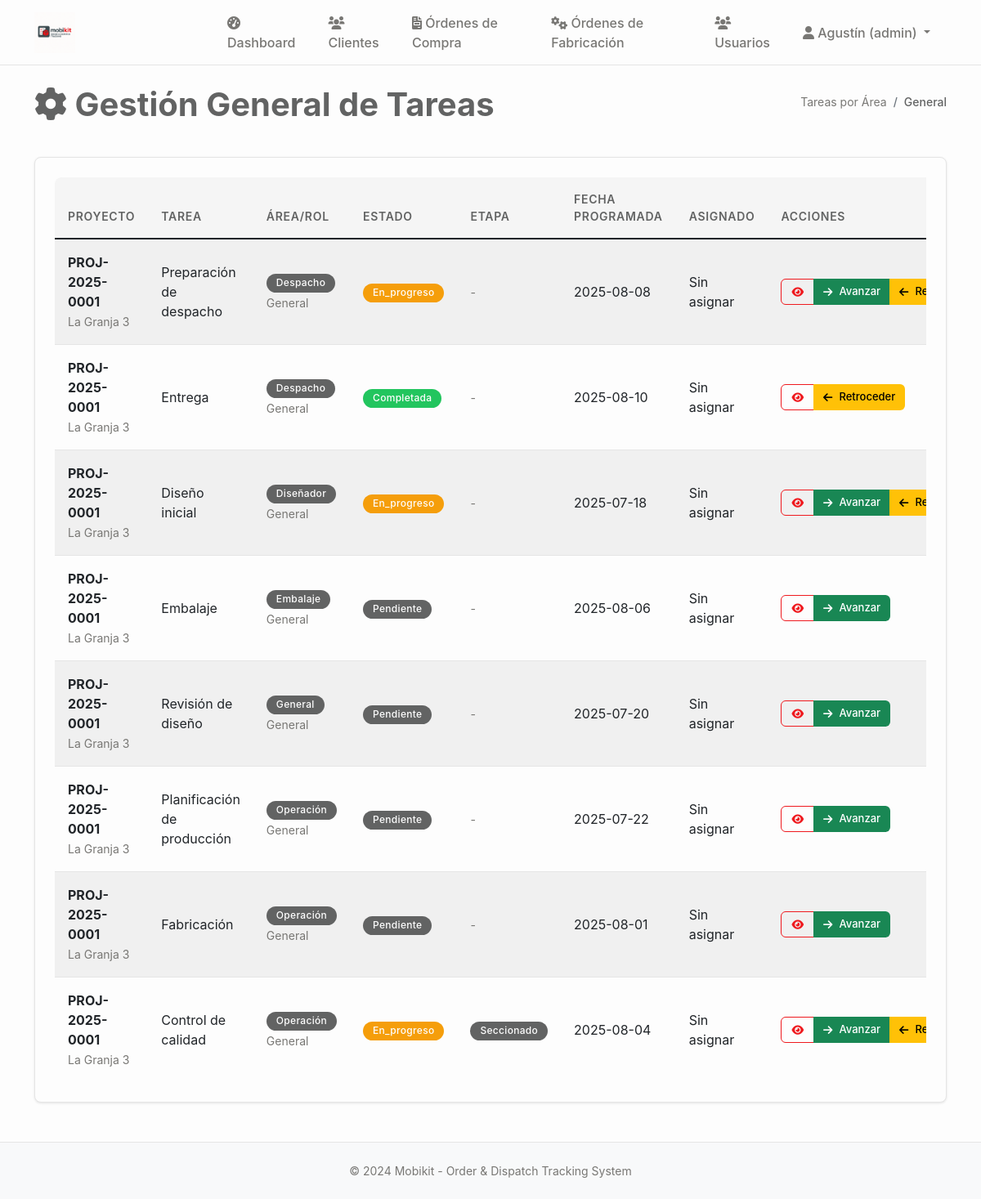
The page /tareas/general (signed in) on the database its author committed.
### tables this page shows
CREATE TABLE tareas (
    id INTEGER PRIMARY KEY AUTOINCREMENT,
    proyecto_id INTEGER NOT NULL,
    codigo TEXT, -- Código de tarea opcional
    titulo TEXT NOT NULL,
    descripcion TEXT,
    tipo TEXT DEFAULT 'general' CHECK (tipo IN ('diseño', 'fabricación', 'control_calidad', 'embalaje', 'despacho', 'general')),
    rol_asignado TEXT NOT NULL,
    usuario_asignado_id INTEGER,
    area_id INTEGER,
    estado TEXT DEFAULT 'pendiente' CHECK (estado IN ('pendiente', 'en_progreso', 'pausada', 'completada', 'cancelada')),
    prioridad TEXT DEFAULT 'media' CHECK (prioridad IN ('baja', 'media', 'alta', 'urgente')),
    fecha_programada DATE,
    fecha_inicio TIMESTAMP,
    fecha_completada TIMESTAMP,
    tiempo_estimado INTEGER, -- En horas
    tiempo_real INTEGER, -- En horas
    dependencias TEXT, -- JSON con IDs de tareas dependientes
    observaciones TEXT,
    created_at TIMESTAMP DEFAULT CURRENT_TIMESTAMP,
    updated_at TIMESTAMP DEFAULT CURRENT_TIMESTAMP, etapa_fabricacion TEXT 
                CHECK (etapa_fabricacion IN ('seccionado', 'enchapado', 'mecanizado', 'fabricacion_completo')),
    FOREIGN KEY (proyecto_id) REFERENCES proyectos (id),
    FOREIGN KEY (usuario_asignado_id) REFERENCES usuarios (id),
    FOREIGN KEY (area_id) REFERENCES areas (id)
);

CREATE TABLE proyectos (
    id INTEGER PRIMARY KEY AUTOINCREMENT,
    codigo TEXT UNIQUE NOT NULL, -- Código único del proyecto
    nombre TEXT NOT NULL,
    cliente_id INTEGER NOT NULL,
    descripcion TEXT,
    estado TEXT DEFAULT 'diseño' CHECK (estado IN ('diseño', 'aprobado', 'producción', 'embalaje', 'despacho', 'entregado', 'cancelado')),
    prioridad TEXT DEFAULT 'media' CHECK (prioridad IN ('baja', 'media', 'alta', 'urgente')),
    fecha_inicio DATE,
    fecha_entrega DATE,
    fecha_entrega_real DATE,
    diseñador_id INTEGER,
    supervisor_id INTEGER,
    presupuesto DECIMAL(12,2),
    costo_real DECIMAL(12,2),
    observaciones TEXT,
    created_at TIMESTAMP DEFAULT CURRENT_TIMESTAMP,
    updated_at TIMESTAMP DEFAULT CURRENT_TIMESTAMP,
    FOREIGN KEY (cliente_id) REFERENCES clientes (id),
    FOREIGN KEY (diseñador_id) REFERENCES usuarios (id),
    FOREIGN KEY (supervisor_id) REFERENCES usuarios (id)
);

### main.py (the view)
@app.route('/tareas/general')
@login_required
@role_required(['admin', 'general'])
def tareas_general():
    conn = sqlite3.connect('mobikit.db')
    cursor = conn.cursor()
    cursor.execute('''
        SELECT t.id, t.titulo, p.nombre as proyecto, p.codigo, t.estado,
               t.fecha_programada, t.descripcion, u.nombre as asignado,
               t.rol_asignado, t.tipo, t.etapa_fabricacion, t.created_at
        FROM tareas t
        JOIN proyectos p ON t.proyecto_id = p.id
        LEFT JOIN usuarios u ON t.usuario_asignado_id = u.id
        ORDER BY
            t.rol_asignado,
            CASE t.estado
                WHEN 'pendiente' THEN 1
                WHEN 'en_progreso' THEN 2
                WHEN 'completada' THEN 3
            END,
            t.fecha_programada ASC
    ''')
    tareas_list = cursor.fetchall()
    conn.close()
    return render_template('tareas_general.html', tareas=tareas_list)

### main.py (called while the page is built)
def login_required(f):
    @wraps(f)
    def decorated_function(*args, **kwargs):
        if 'user_id' not in session:
            return redirect(url_for('login'))
        return f(*args, **kwargs)
    return decorated_function

def role_required(roles):
    def decorator(f):
        @wraps(f)
        def decorated_function(*args, **kwargs):
            if 'user_role' not in session or session['user_role'] not in roles:
                flash('No tienes permisos para acceder a esta página', 'error')
                return redirect(url_for('dashboard'))
            return f(*args, **kwargs)
        return decorated_function
    return decorator

### templates/tareas_general.html (shortened to what this page needs)
{% extends "base.html" %}
{% block content %}
<div class="d-flex justify-content-between align-items-center mb-4">
    <h1><i class="fas fa-cog"></i> Gestión General de Tareas</h1>
    <nav aria-label="breadcrumb">
        <ol class="breadcrumb">
            <li class="breadcrumb-item"><a href="{{ url_for('tareas_area') }}">Tareas por Área</a></li>
            <li class="breadcrumb-item active">General</li>
        </ol>
    </nav>
</div>
<div class="card">
    <div class="card-body">
        {% if tareas %}
        <div class="table-responsive">
            <table class="table table-striped">
                <thead>
                    <tr>
                        <th>Proyecto</th>
                        <th>Tarea</th>
                        <th>Área/Rol</th>
                        <th>Estado</th>
                        <th>Etapa</th>
                        <th>Fecha Programada</th>
                        <th>Asignado</th>
                        <th>Acciones</th>
                    </tr>
                </thead>
                <tbody>
                    {% for tarea in tareas %}
                    <tr>
                        <td>
                            <strong>{{ tarea[3] }}</strong><br>
                            <small class="text-muted">{{ tarea[2] }}</small>
                        </td>
                        <td>{{ tarea[1] }}</td>
                        <td>
                            <span class="badge bg-secondary">{{ tarea[8]|title }}</span>
                            {% if tarea[9] %}
                            <br><small class="text-muted">{{ tarea[9]|title }}</small>
                            {% endif %}
                        </td>
                        <td>
                            <span class="badge bg-{{ 'success' if tarea[4] == 'completada' else 'warning' if tarea[4] == 'en_progreso' else 'secondary' }}">
                                {{ tarea[4]|title }}
                            </span>
                        </td>
                        <td>
                            {% if tarea[10] %}
                            <span class="badge bg-info">{{ tarea[10]|title|replace('_', ' ') }}</span>
                            {% else %}
                            <small class="text-muted">-</small>
                            {% endif %}
                        </td>
                        <td>{{ tarea[5] if tarea[5] else 'Sin fecha' }}</td>
                        <td>{{ tarea[7] if tarea[7] else 'Sin asignar' }}</td>
                        <td>
                            <div class="btn-group" role="group">
                                <a href="{{ url_for('tarea_detalle', tarea_id=tarea[0]) }}" class="btn btn-sm btn-outline-primary">
                                    <i class="fas fa-eye"></i>
                                </a>
                                {% if tarea[4] != 'completada' %}
                                <button class="btn btn-sm btn-success" onclick="avanzarTarea({{ tarea[0] }})">
                                    <i class="fas fa-arrow-right"></i> Avanzar
                                </button>
                                {% endif %}
                                {% if tarea[4] != 'pendiente' %}
                                <button class="btn btn-sm btn-warning" onclick="retrocederTarea({{ tarea[0] }})">
                                    <i class="fas fa-arrow-left"></i> Retroceder
                                </button>
                                {% endif %}
                            </div>
                        </td>
                    </tr>
                    {% endfor %}
                </tbody>
            </table>
        </div>
        {% else %}
        <div class="text-center py-4">
            <i class="fas fa-cog fa-3x text-muted mb-3"></i>
            <h5>No hay tareas disponibles</h5>
            <p class="text-muted">Las tareas aparecerán aquí cuando sean creadas.</p>
        </div>
        {% endif %}
    </div>
</div>
{% endblock %}

### templates/base.html (shortened to what this page needs)
<!DOCTYPE html>
<html lang="es">
<head>
    <link href="https://cdn.jsdelivr.net/npm/bootstrap@5.1.3/dist/css/bootstrap.min.css" rel="stylesheet">
    <link href="https://cdnjs.cloudflare.com/ajax/libs/font-awesome/6.0.0/css/all.min.css" rel="stylesheet">
    <link href="{{ url_for('static', filename='css/style.css') }}" rel="stylesheet">
</head>
<body>
    <nav class="navbar navbar-expand-lg navbar-dark bg-primary">
        <div class="container">
            <a class="navbar-brand" href="{{ url_for('dashboard') }}">
                <img src="{{ url_for('static', filename='img/mobikit-logo.png') }}" alt="Mobikit Logo" style="height: 60px; width: auto; object-fit: contain; max-width: 200px;">
            </a>
            {% if session.user_id %}
            <div class="collapse navbar-collapse" id="navbarNav">
                <ul class="navbar-nav me-auto">
                    <li class="nav-item">
                        <a class="nav-link" href="{{ url_for('dashboard') }}">
                            <i class="fas fa-tachometer-alt"></i> Dashboard
                        </a>
                    </li>
                    <li class="nav-item">
                        <a class="nav-link" href="{{ url_for('clientes') }}">
                            <i class="fas fa-users"></i> Clientes
                        </a>
                    </li>
                    <li class="nav-item">
                        <a class="nav-link {% if request.endpoint == 'ordenes_compra' %}active{% endif %}" href="{{ url_for('ordenes_compra') }}">
                            <i class="fas fa-file-invoice"></i> Órdenes de Compra
                        </a>
                    </li>
                    <li class="nav-item">
                        <a class="nav-link {% if request.endpoint == 'ordenes_fabricacion' %}active{% endif %}" href="{{ url_for('ordenes_fabricacion') }}">
                            <i class="fas fa-cogs"></i> Órdenes de Fabricación
                        </a>
                    </li>
                    {% if session.user_role == 'admin' %}
                    <li class="nav-item">
                        <a class="nav-link" href="{{ url_for('usuarios') }}">
                            <i class="fas fa-users"></i> Usuarios
                        </a>
                    </li>
                    {% endif %}
                </ul>
                <ul class="navbar-nav">
                    <li class="nav-item dropdown">
                        <a class="nav-link dropdown-toggle" href="#" id="navbarDropdown" role="button" data-bs-toggle="dropdown">
                            <i class="fas fa-user"></i> {{ session.user_name }} ({{ session.user_role }})
                        </a>
                    </li>
                </ul>
            </div>
            {% endif %}
        </div>
    </nav>
    <main class="container mt-4">
        {% block content %}{% endblock %}
    </main>
    <footer class="bg-light mt-5 py-4">
        <div class="container text-center">
            <p class="mb-0">&copy; 2024 Mobikit - Order & Dispatch Tracking System</p>
        </div>
    </footer>
</body>
</html>

### static/css/style.css (style rules this page uses)
:root { --mobikit-red: #EF1A1F; --mobikit-red-light: #F58B8F; --mobikit-red-dark: #C7161A; --mobikit-gray: #626363; --mobikit-gray-logo: #626363; --mobikit-light-gray: #8C8C8C; --mobikit-dark-gray: #4A4A4A; --mobikit-white: #FDFDFD; --mobikit-light-bg: #FAFAFA; --mobikit-border: #E5E5E5; --mobikit-hover: #F5F5F5; --mobikit-text-light: #787774; --mobikit-sidebar: #F7F6F3; --mobikit-cocinas: #EF1A1F; --mobikit-closet: #626363; --mobikit-success: #22C55E; --mobikit-warning: #F59E0B; --mobikit-info: #626363; --mobikit-danger: #EF1A1F; }
* { box-sizing: border-box; }
body { font-family: -apple-system, BlinkMacSystemFont, 'Segoe UI', Roboto, 'Helvetica Neue', Arial, sans-serif; background-color: var(--mobikit-white); color: var(--mobikit-gray); line-height: 1.5; margin: 0; padding: 0; }
.navbar { background-color: var(--mobikit-white) !important; border-bottom: 1px solid var(--mobikit-border); padding: 0.75rem 1.5rem; box-shadow: none; height: 80px; position: sticky; top: 0; z-index: 1000; }
.navbar-brand { font-weight: 600; color: var(--mobikit-gray) !important; font-size: 1.3rem; display: flex; align-items: center; gap: 0.75rem; text-transform: lowercase; }
.navbar-brand img { max-height: 60px; width: auto; object-fit: contain; max-width: 200px; }
.nav-link { color: var(--mobikit-text-light) !important; font-weight: 500; padding: 0.5rem 1rem !important; border-radius: 6px; transition: all 0.2s ease; margin: 0 0.25rem; }
h1 { font-size: 2.5rem; font-weight: 700; color: var(--mobikit-gray); margin-bottom: 1rem; line-height: 1.2; }
.card { background-color: var(--mobikit-white); border: 1px solid var(--mobikit-border); border-radius: 8px; box-shadow: 0 1px 3px rgba(0, 0, 0, 0.1); margin-bottom: 1.5rem; overflow: hidden; transition: all 0.2s ease; }
.card-body { padding: 1.5rem; }
.btn { font-weight: 500; border-radius: 6px; padding: 0.5rem 1rem; font-size: 0.875rem; border: none; cursor: pointer; transition: all 0.2s ease; display: inline-flex; align-items: center; gap: 0.5rem; }
.btn-outline-primary { background-color: transparent; color: var(--mobikit-red); border: 1px solid var(--mobikit-red); }
.btn-sm { padding: 0.375rem 0.75rem; font-size: 0.8125rem; }
.table { background-color: var(--mobikit-white); border-radius: 8px; overflow: hidden; margin-bottom: 0; }
.table th { background-color: var(--mobikit-hover); border: none; font-weight: 600; color: var(--mobikit-gray); padding: 1rem; font-size: 0.875rem; text-transform: uppercase; letter-spacing: 0.05em; }
.table td { border: none; border-top: 1px solid var(--mobikit-border); padding: 1rem; vertical-align: middle; }
.badge { font-weight: 500; padding: 0.35rem 0.75rem; border-radius: 20px; font-size: 0.75rem; letter-spacing: 0.025em; color: var(--mobikit-white) !important; }
.badge.bg-secondary { background-color: var(--mobikit-info) !important; }
.badge.bg-success { background-color: var(--mobikit-success) !important; }
.badge.bg-warning { background-color: var(--mobikit-warning) !important; }
.badge.bg-info { background-color: var(--mobikit-info) !important; }
.breadcrumb { background-color: transparent; padding: 0; margin-bottom: 1.5rem; }
.breadcrumb-item { font-size: 0.875rem; }
.breadcrumb-item a { color: var(--mobikit-text-light); text-decoration: none; }
.breadcrumb-item.active { color: var(--mobikit-gray); font-weight: 500; }
a { color: var(--mobikit-red); text-decoration: none; }
footer { background-color: var(--mobikit-hover); color: var(--mobikit-text-light); text-align: center; padding: 2rem 0; margin-top: 3rem; border-top: 1px solid var(--mobikit-border); font-size: 0.875rem; }
.text-muted { color: var(--mobikit-text-light) !important; }

### rows shown on the page
tareas: codigo "PROJ-2025-0001", nombre "La Granja 3", titulo "Preparación de despacho", rol_asignado "Despacho", tipo "General", estado "En_progreso", fecha_programada "2025-08-08", tarea "Sin asignar"
tareas: codigo "PROJ-2025-0001", nombre "La Granja 3", titulo "Entrega", rol_asignado "Despacho", tipo "General", estado "Completada", fecha_programada "2025-08-10", tarea "Sin asignar"
tareas: codigo "PROJ-2025-0001", nombre "La Granja 3", titulo "Diseño inicial", rol_asignado "Diseñador", tipo "General", estado "En_progreso", fecha_programada "2025-07-18", tarea "Sin asignar"
tareas: codigo "PROJ-2025-0001", nombre "La Granja 3", titulo "Embalaje", rol_asignado "Embalaje", tipo "General", estado "Pendiente", fecha_programada "2025-08-06", tarea "Sin asignar"
tareas: codigo "PROJ-2025-0001", nombre "La Granja 3", titulo "Revisión de diseño", rol_asignado "General", tipo "General", estado "Pendiente", fecha_programada "2025-07-20", tarea "Sin asignar"
tareas: codigo "PROJ-2025-0001", nombre "La Granja 3", titulo "Planificación de producción", rol_asignado "Operación", tipo "General", estado "Pendiente", fecha_programada "2025-07-22", tarea "Sin asignar"
tareas: codigo "PROJ-2025-0001", nombre "La Granja 3", titulo "Fabricación", rol_asignado "Operación", tipo "General", estado "Pendiente", fecha_programada "2025-08-01", tarea "Sin asignar"
tareas: codigo "PROJ-2025-0001", nombre "La Granja 3", titulo "Control de calidad", rol_asignado "Operación", tipo "General", estado "En_progreso", etapa_fabricacion "Seccionado", fecha_programada "2025-08-04", tarea "Sin asignar"

### other values the page prints
{{ session.user_name }} "Agustín"
{{ session.user_role }} "admin"
